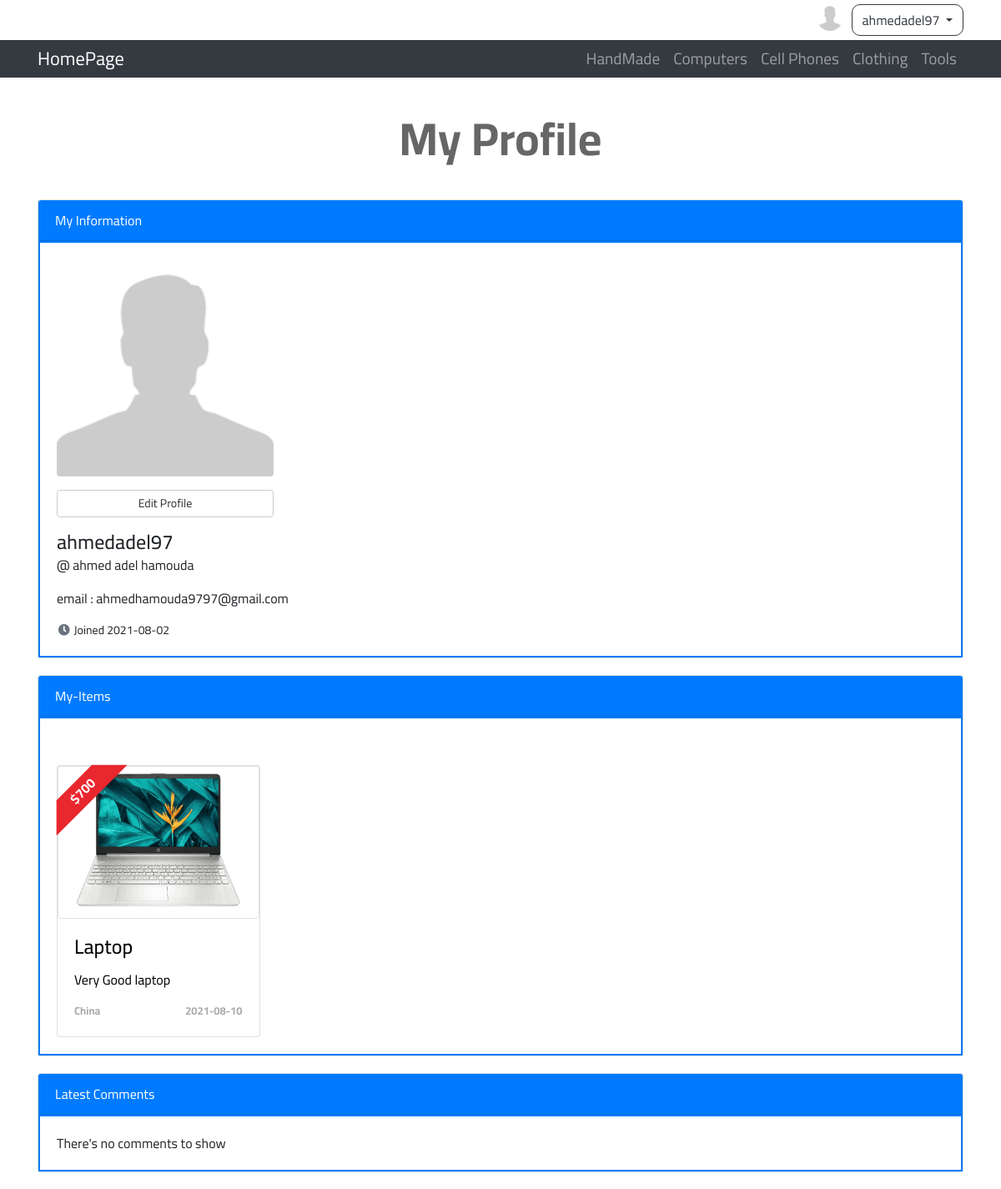
The app's page /profile.php (signed in) with its own data.
### tables this page shows
CREATE TABLE `categories` (
    `ID` int(11) NOT NULL,
    `Name` varchar(255) NOT NULL,
    `Description` text NOT NULL,
    `parent` int(11) NOT NULL,
    `Ordering` int(11) DEFAULT NULL,
    `Visibility` tinyint(4) NOT NULL DEFAULT '0',
    `Allow_Comment` tinyint(4) NOT NULL DEFAULT '0',
    `Allow_Ads` tinyint(4) NOT NULL DEFAULT '0'
);

CREATE TABLE `users` (
    `UserID` int(11) NOT NULL COMMENT 'To Identify User',
    `Username` varchar(255) NOT NULL COMMENT 'Username To Login',
    `Password` varchar(255) NOT NULL COMMENT 'Password To Login',
    `Email` varchar(255) NOT NULL,
    `FullName` varchar(255) NOT NULL,
    `GroupID` int(11) NOT NULL DEFAULT '0' COMMENT 'Identify User Group',
    `RegStatus` int(11) NOT NULL DEFAULT '0' COMMENT 'User Approval',
    `Date` date NOT NULL,
    `Avatar` varchar(255) NOT NULL
);

CREATE TABLE `items` (
    `Item_ID` int(11) NOT NULL,
    `Name` varchar(255) NOT NULL,
    `Description` text NOT NULL,
    `Price` varchar(255) NOT NULL,
    `Add_Date` date NOT NULL,
    `Country_Made` varchar(255) NOT NULL,
    `Image` varchar(255) NOT NULL,
    `Status` varchar(255) NOT NULL,
    `Approve` tinyint(4) NOT NULL DEFAULT '0',
    `Cat_ID` int(11) NOT NULL,
    `Member_ID` int(11) NOT NULL,
    `tags` varchar(255) DEFAULT NULL
);

### init.php (called while the page is built, shortened)
<?php
include 'admin/connect.php';
$sessionUser = '';
if(isset($_SESSION['user'])) {
    $sessionUser = $_SESSION['user'];
}
$tpl    = 'includes/templates/';
$css    = 'layout/css/';
$func 	= 'includes/functions/';
include $func . 'functions.php';
include $tpl . 'header.php';

### includes/functions/functions.php (called while the page is built, shortened)
<?php
	function getAllFrom($field , $table ,$where = NULL , $and = NULL ,  $orderField , $ordering="DESC") {
		global $con;
		$getAll= $con->prepare("SELECT $field  FROM $table $where $and ORDER BY $orderField $ordering");
		$getAll->execute();
		$all = $getAll->fetchAll();
		return $all;
	}

### profile.php (the view, shortened to what this page needs)
<?php
    include 'init.php';
    if(isset($_SESSION['user'])) {
        $getUser = $con->prepare("SELECT * FROM users WHERE Username = ?");
        $getUser->execute(array($sessionUser));
        $info = $getUser->fetch();
        $userid =$info['UserID'];
?>
    <h2 class="text-center">My Profile</h2>
    <section class="information block">
        <div class="container">
            <div class="card">
                <div class="card-header bg-primary text-white"> My Information </div>
                <div class="card-body">
                    <div class="avatar">
                        <?php
                        if(empty($info['Avatar'])){
                            echo '<img class="special-avatar" src="admin/uploads/avatars/default.png" alt = "Default image">';
                        } else {
                            echo '<img class="special-avatar" src="admin/uploads/avatars/' . $info['Avatar'] . '" alt = "avatar image">';
                        }
                        ?>
                    </div>
                    <div class="edit-profile mt-3 mb-3">
                        <a href="#">Edit Profile</a>
                    </div>
                    <div>
                        <h4 class="mb-0"><?php echo $info['Username'] ?></h4>
                        <p>@ <?php echo $info['FullName'] ?></p>
                        <p>email : <?php echo $info['Email'] ?></p>
                    </div>
                    <div class="date-join">
                        <i class="fas fa-clock fa-fw "></i>
                        <span>Joined <?php echo $info['Date'] ?></span>
                    </div>
                </div>
            </div>
        </div>
    </section>
    <section id="my-ads" class="my-ads block">
        <div class="container">
            <div class="card">
                <div class="card-header bg-primary text-white"> My-Items </div>
                <div class="card-body">
                    <?php
                    $myItems = getAllFrom("*", "items" ,"WHERE Member_ID = $userid" , "" ,  "Item_ID", "DESC");
                    if(!empty($myItems)){
                        echo '<div class="row">';
                        foreach($myItems as $item){
                            echo '<div class="col-sm-6 col-md-4 col-lg-3">';
                                echo '<div class="card mt-3">';
                                    echo '<a class="custom-item" href="items.php?itemid=' . $item['Item_ID'] . '">';
                                        echo '<span class="price">$' . $item['Price'] . '</span>';
                                        echo '<img class="card-img-top img-fluid img-thumbnail" src="layout/assets/' . $item["Image"] . '" alt="Card image">';
                                        echo '<div class="card-body border-0">';
                                            echo '<h4 class="card-title">' . $item['Name'] . '</h4>';
                                            echo '<p class="card-text">' . $item['Description'] . '</p>';
                                            echo '<div class="d-flex justify-content-between">';
                                                echo '<span class="date text-left">' . ucfirst($item['Country_Made']) . '</span>';
                                                echo '<span class="date text-right">' . $item['Add_Date'] . '</span>';
                                            echo '</div>';
                                        echo '</div>';
                                    echo '</a>';
                                echo '</div>';
                            echo '</div>';
                        }
                        echo '</div>';
                    } else {
                        echo 'There\'s no Ads to show , Create <a href="newads.php">New ads</a>';
                    }
                    ?>
                </div>
            </div>
        </div>
    </section>
    <section class="my-comments block">
        <div class="container">
            <div class="card">
                <div class="card-header bg-primary text-white"> Latest Comments </div>
                <div class="card-body">
                    <?php
                    $myComments = getAllFrom("comment", "comments" ,"WHERE user_id = $userid" , "" ,  "c_id", "DESC");
                    if(!empty($myComments)){
                        foreach($myComments as $comment){
                            echo '<p>' . $comment['comment'] . '</p>';
                        }
                    } else {
                        echo 'There\'s no comments to show';
                    }
                    ?>
                </div>
            </div>
        </div>
    </section>
<?php
    } else {
        header('location:login.php');
        exit();
    }
    include $tpl . 'footer.php';
?>

### includes/templates/header.php (shortened to what this page needs)
<!DOCTYPE html>
<html lang="en">
    <head>
        <link rel="stylesheet" href="https://pro.fontawesome.com/releases/v5.10.0/css/all.css"/>
        <link rel="stylesheet" href="https://maxcdn.bootstrapcdn.com/bootstrap/4.0.0/css/bootstrap.min.css">
        <link rel="stylesheet" href="<?php echo $css?>jquery-ui.min.css">
        <link rel="stylesheet" href="<?php echo $css?>jquery.selectBoxIt.css">
        <link rel="stylesheet" href="<?php echo $css?>frontend.css">
    </head>
    <body>
        <div class="upper-bar">
            <div class="container text-right">
                <?php
                    if(isset($_SESSION['user'])){ ?>
                    <?php
                        $getUser = $con->prepare("SELECT * FROM users WHERE Username = ?");
                        $getUser->execute(array($sessionUser));
                        $info = $getUser->fetch();
                        $userAvatar = $info['Avatar'];
                    ?>
                        <div class="btn-group my-info">
                            <?php
                                if(empty($userAvatar)){
                                    echo '<img class="rounded-circle" src="admin/uploads/avatars/default.png" alt = "Default image">';
                                } else {
                                    echo '<img class="rounded-circle" src="admin/uploads/avatars/' . $userAvatar . '" alt = "avatar image">';
                                }
                            ?>
                            <span class="btn btn-outline-dark dropdown-toggle" data-toggle="dropdown"> <?php echo $sessionUser?> </span>
                        </div>
                <?php
                    } else {
                ?>
                <a href="login.php">
                    <div class="text-right button-login">Login/Singup</div>
                </a>
                <?php } ?>
            </div>
        </div>
        <nav class="navbar navbar-expand-lg navbar-dark bg-dark">
            <div class="container">
                <a class="navbar-brand active" href="index.php">HomePage</a>
                <div class="collapse navbar-collapse" id="navbarSupportedContent">
                    <ul class="navbar-nav ml-auto">
                        <?php
                            $allCats = getAllFrom("*","categories","WHERE parent = 0" , "" , "ID" , "ASC");
                            foreach($allCats as $cat) {
                                echo '<li class="nav-item"><a class="nav-link" href="categories.php?pageid=' . $cat['ID'] . '">' . $cat['Name'] . '</a></li>';
                            }
                        ?>
                    </ul>
                </div>
            </div>
        </nav>

### layout/css/frontend.css (style rules this page uses)
body { background-color: #fff; font-family: 'Cairo', sans-serif; }
h2 { font-size: 55px; font-weight: bold; margin: 40px 0; color: #666; }
.custom-item { text-decoration: none; color: #000; }
.row { margin-top: 20px; }
@media (min-width: 992px) { .navbar { padding: 0; } }
.navbar-dark .navbar-brand { font-size: 1.4rem; }
.nav-item { font-size: 1.2rem; }
.img-thumbnail { padding: .2rem; }
.upper-bar { padding: 5px; background-color: #FFF; }
.upper-bar .my-info img { width: 32px; height: 32px; }
.upper-bar .btn-outline-dark { margin-left: 10px; border-radius: 10px !important; }
.block { margin: 20px 0; }
.block .card:first-child .card-body { border: 2px solid #007bff; }
.special-avatar { width: 260px; border-radius: 4px; }
.information .edit-profile { width: 260px; }
.information .edit-profile a { display: block; text-align: center; color: #333; background-color: #fff; border: 1px solid #ccc; padding: 6px 12px; font-size: 14px; border-radius: 4px; line-height: 1.4; user-select: none; cursor: pointer; text-decoration: none; }
.information .date-join { font-size: 14px; }
.information .date-join i { color: #6a737d; }
.card .date { font-size: 13px; font-weight: bold; color: #AAA; }
.card .price { width: 120px; position: absolute; top: 7px; left: -33px; padding: 5px; text-align: center; font-weight: bold; line-height: 38px; color: #FFF; border-bottom: 30px solid #E9272F; border-left: 30px solid transparent; border-right: 30px solid transparent; transform: rotate(-45deg); height: 0; }

### records on screen
categories: Name "HandMade"
categories: Name "Computers"
categories: Name "Cell Phones"
categories: Name "Clothing"
categories: Name "Tools"
users: Username "ahmedadel97", FullName "ahmed adel hamouda", Email "ahmedhamouda9797@gmail.com", Date "2021-08-02"
items: Price "700", Image (picture), Name "Laptop", Description "Very Good laptop", Country_Made "China", Add_Date "2021-08-10"

### other values on screen
$sessionUser "ahmedadel97"
